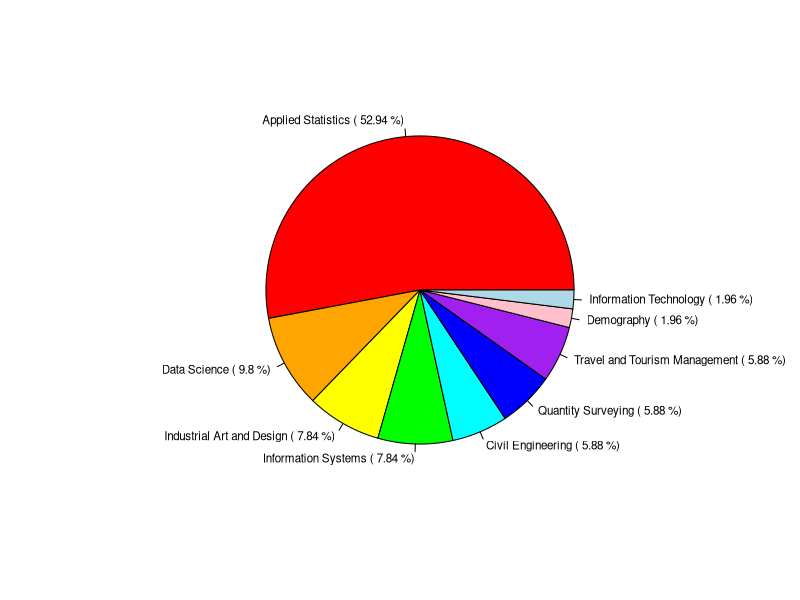

Write R code to recreate this figure.
## ---- chunk 1
knitr::opts_chunk$set(echo = FALSE)
## ---- chunk 2
data <- read.csv("../data.csv")

## ---- chunk 3

data$Background[grepl("statistic", data$Background, ignore.case = TRUE)] <- "Applied Statistics"

data$Background[grepl("tourism", data$Background, ignore.case = TRUE)] <- "Travel and Tourism Management"

data$Background[grepl("data scie", data$Background, ignore.case = TRUE)] <- "Data Science"

data$Background[grepl("Information Technology Major of Information Management", data$Background, ignore.case = TRUE)] <- "Information Technology"

data$Background[grepl("Civil Engineering", data$Background, ignore.case = TRUE)] <- "Civil Engineering"

data$Background[grepl("Quantity sur", data$Background, ignore.case = TRUE)] <- "Quantity Surveying"

data$Background[grepl("design", data$Background, ignore.case = TRUE)] <- "Industrial Art and Design"

data$Background[grepl("information systems", data$Background, ignore.case = TRUE)] <- "Information Systems"


## ---- chunk 4
 counts <- table(data$Background)
background_summary <- data.frame(
  Field = names(counts),
  Count = as.numeric(counts),
  Percentage = round(prop.table(counts) * 100, 2)
)
background_summary <- background_summary[order(-background_summary$Count), ]


background_summary$Percentage.Var1 <-NULL
colnames(background_summary) <- c("Field","Count", "Percentage")

background_summary
## ---- chunk 5
?pie
## ---- chunk 6
colors <- c("red", "orange", "yellow", "green", "cyan", "blue", "purple", "pink", "lightblue")

pie(
  background_summary$Percentage,
  labels =  paste(background_summary$Field, "(",background_summary$Percentage,"%)"),
  col = colors,
  cex=0.7
  )


